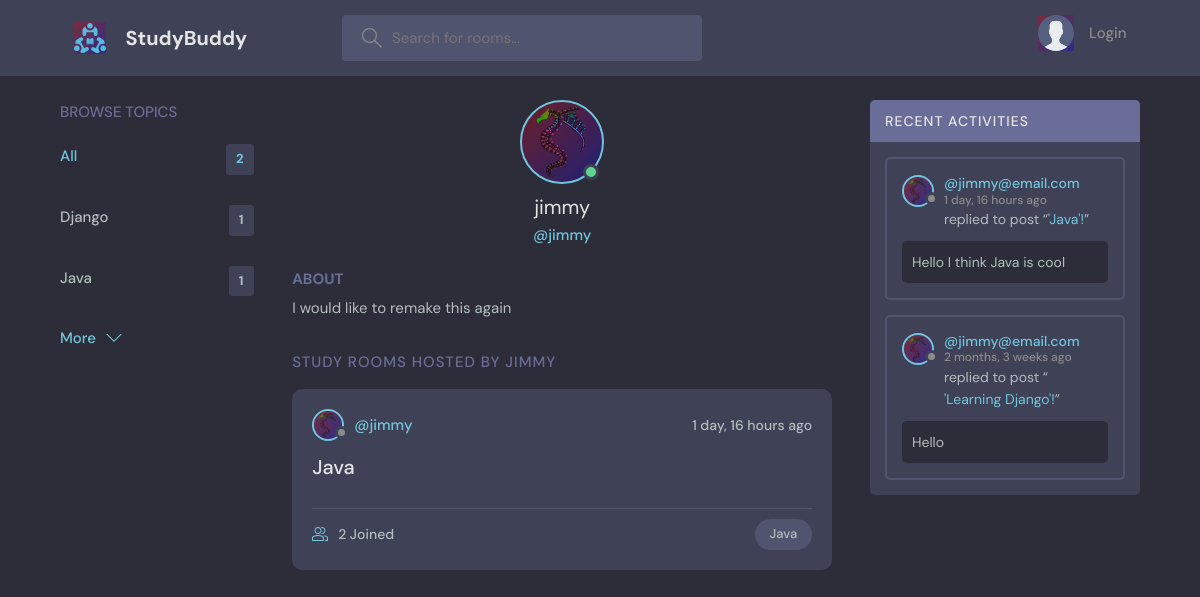
The page /profile/2 on the database its author committed.
### base/models.py (models this page shows, shortened)
class Topic(models.Model):
    name= models.CharField(max_length=200)

class User(AbstractUser):
    name = models.CharField(max_length=200, null=True)
    email = models.EmailField(unique=True)
    bio = models.TextField(null=True)
    avatar = models.ImageField(null=True, default='avatar.svg')
    USERNAME_FIELD = 'email'
    REQUIRED_FIELDS = []

class Room(models.Model):
    host = models.ForeignKey(User, on_delete=models.SET_NULL, null=True)
    topic = models.ForeignKey(Topic, on_delete=models.SET_NULL, null=True)
    name = models.CharField(max_length=200)
    description = models.TextField(null=True, blank=True)
    participants = models.ManyToManyField(User, related_name='participants', blank=True)
    update = models.DateTimeField(auto_now=True, null=True)
    created = models.DateTimeField(auto_now_add=True, null=True)
    class Meta:
        ordering = ('-update', '-created')
    def __str__(self):
        return self.name

class Message(models.Model):
    user = models.ForeignKey(User, on_delete=models.CASCADE)
    room = models.ForeignKey(Room, on_delete=models.CASCADE)
    body = models.TextField()
    update = models.DateTimeField(auto_now=True, null=True)
    created = models.DateTimeField(auto_now_add=True, null=True)
    class Meta:
        ordering = ('-update', '-created')

### base/views.py (the view)
# urls.py: path('profile/<str:pk>', views.userProfile, name='user-profile'),
def userProfile(request, pk):
    user = User.objects.get(id=pk)
    rooms = user.room_set.all()
    room_messages = user.message_set.all()
    topics = Topic.objects.all()
    context = {'user': user, 'rooms':rooms,
                'room_messages': room_messages,
                'topics': topics
     }
    return render(request, 'base/profile.html', context)

### base/templates/base/profile.html (shortened to what this page needs)
{% extends 'main.html' %}
{% block content %}
<main class="profile-page layout layout--3">
    <div class="container">
      {% include 'base/topics_component.html' %}
      <div class="roomList">
        <div class="profile">
          <div class="profile__avatar">
            <div class="avatar avatar--large active">
              <img src="{{user.avatar.url}}" />
            </div>
          </div>
          <div class="profile__info">
            <h3>{{user.username}}</h3>
            <p>@{{user.username}}</p>
          </div>
          <div class="profile__about">
            <h3>About</h3>
            <p>
              {{user.bio}}
            </p>
          </div>
        </div>
        <div class="roomList__header">
          <div>
            <h2>Study Rooms Hosted by {{user.username}}</h2>
          </div>
        </div>
        {% include 'base/feed_component.html' %}
      </div>
      {% include 'base/activity-component.html' %}
    </div>
  </main>
  {% endblock %}

### templates/main.html (shortened to what this page needs)
<!DOCTYPE html>
{% load static %}
<html lang="en">
  <head>
    <link rel="stylesheet" href="{% static 'styles/style.css' %}" />
  </head>
  <body>
    {% include 'navbar.html' %}
    {% block content %}{% endblock %}
  </body>
</html>

### templates/navbar.html (shortened to what this page needs)
{% load static %}
<header class="header header--loggedIn">
  <div class="container">
    <a href="{% url 'home' %}" class="header__logo">
      <img src="{% static 'images/logo.svg' %}" />
      <h1>StudyBuddy</h1>
    </a>
    <form class="header__search" method="get" action="{% url 'home' %}">
      <label>
        <input name='q' placeholder="Search for rooms..." />
      </label>
    </form>
    <nav class="header__menu">
      {% if request.user.is_authenticated %}
      <div class="header__user">
        <a href="{% url 'update-user' %}">
          <div class="avatar avatar--medium active">
            <img src="{{request.user.avatar.url}}" />
          </div>
          <p>Hello {{request.user.username}}<span>@{{request.user.username}}</span></p>
        </a>
        <button class="dropdown-button">
          <svg version="1.1" xmlns="http://www.w3.org/2000/svg" width="32" height="32" viewBox="0 0 32 32">
            <title>chevron-down</title>
            <path d="M16 21l-13-13h-3l16 16 16-16h-3l-13 13z"></path>
          </svg>
        </button>
      </div>
      {% else %}
      <a href="{% url 'login' %}">
        <img src="{% static 'images/avatar.svg' %}" />
        <p>Login</p>
      </a>
      {% endif %}
    </nav>
  </div>
</header>

### base/templates/base/topics_component.html
<div class="topics">
  <div class="topics__header">
    <h2>Browse Topics</h2>
  </div>
  <ul class="topics__list">
    <li>
      <a href="{% url 'home' %}" class="active">All <span>{{topics.count}}</span></a>
    </li>
    {% for topic in topics %}
    <li>
      <a href="{% url 'home' %}?q={{topic.name}}">{{topic.name}} <span>{{topic.room_set.all.count}}</span></a>
    </li>
    {% endfor %}
  </ul>
  <a class="btn btn--link" href="{% url 'topics' %}">
    More
    <svg version="1.1" xmlns="http://www.w3.org/2000/svg" width="32" height="32" viewBox="0 0 32 32">
      <title>chevron-down</title>
      <path d="M16 21l-13-13h-3l16 16 16-16h-3l-13 13z"></path>
    </svg>
  </a>
</div>

### base/templates/base/feed_component.html (shortened to what this page needs)
{% for room in rooms %}
<div class="roomListRoom">
  <div class="roomListRoom__header">
    <a href="{% url 'user-profile' room.host.id %}" class="roomListRoom__author">
      <div class="avatar avatar--small">
        <img src="{{room.host.avatar.url}}" />
      </div>
      <span>@{{room.host.username}}</span>
    </a>
    <div class="roomListRoom__actions">
      <span>{{room.created|timesince}} ago</span>
    </div>
  </div>
  <div class="roomListRoom__content">
    <a href="{% url 'room' room.id %}">{{room.name}}</a>
  </div>
  <div class="roomListRoom__meta">
    <a href="{% url 'room' room.id %}" class="roomListRoom__joined">
      {{room.participants.all.count}} Joined
    </a>
    <p class="roomListRoom__topic">{{room.topic.name}}</p>
  </div>
</div>
{% endfor %}

### base/templates/base/activity-component.html (shortened to what this page needs)
<div class="activities">
  <div class="activities__header">
    <h2>Recent Activities</h2>
  </div>
  {% for message in room_messages %}
  <div class="activities__box">
    <div class="activities__boxHeader roomListRoom__header">
      <a href="{% url 'user-profile' message.user.id %}" class="roomListRoom__author">
        <div class="avatar avatar--small">
          <img src="{{message.user.avatar.url}}" />
        </div>
        <p>
          @{{message.user}}
          <span>{{message.created | timesince}} ago</span>
        </p>
      </a>
    </div>
    <div class="activities__boxContent">
      <p>replied to post “<a href="{% url 'room' message.room.id %}">'{{message.room}}'!</a>”</p>
      <div class="activities__boxRoomContent">
        {{message.body}}
      </div>
    </div>
  </div>
  {% endfor %}
</div>

### rows shown on the page
Topic: name "Django", room_set.all.count "1"
Topic: name "Java", room_set.all.count "1"
User: avatar (picture), username "jimmy", bio "I would like to remake this again", username "JIMMY"
Room: host.avatar (picture), host.username "jimmy", created "1 day, 16 hours", name "Java", participants.all.count "2", topic.name "Java"
Message: user.avatar (picture), user "jimmy@email.com", created "1 day, 16 hours", room "Java", body "Hello I think Java is cool"
Message: user.avatar (picture), user "jimmy@email.com", created "2 months, 3 weeks", room "Learning Django", body "Hello"

### other values the page prints
{{ topics.count }} "2"
